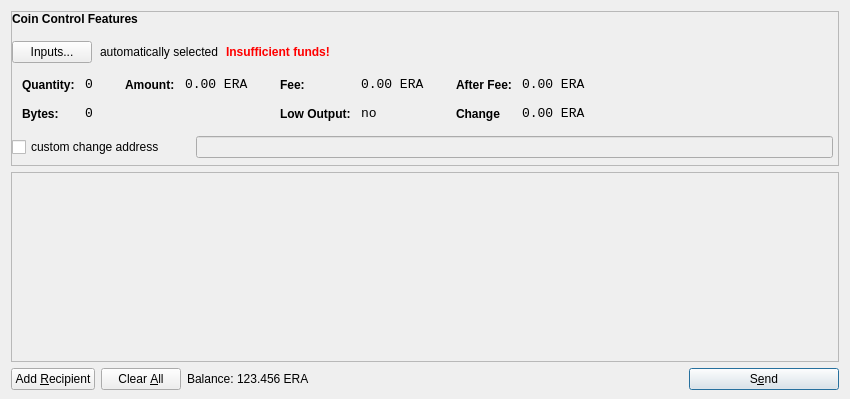
<?xml version="1.0" encoding="UTF-8"?>
<ui version="4.0">
 <class>SendCoinsDialog</class>
 <widget class="QDialog" name="SendCoinsDialog">
  <property name="geometry">
   <rect>
    <x>0</x>
    <y>0</y>
    <width>850</width>
    <height>399</height>
   </rect>
  </property>
  <property name="windowTitle">
   <string>Send Coins</string>
  </property>
  <layout class="QVBoxLayout" name="verticalLayout" stretch="0,1,0">
   <property name="bottomMargin">
    <number>9</number>
   </property>
   <item>
    <widget class="QFrame" name="frameCoinControl">
     <property name="sizePolicy">
      <sizepolicy hsizetype="Expanding" vsizetype="Expanding">
       <horstretch>0</horstretch>
       <verstretch>0</verstretch>
      </sizepolicy>
     </property>
     <property name="maximumSize">
      <size>
       <width>16777215</width>
       <height>16777215</height>
      </size>
     </property>
     <property name="frameShape">
      <enum>QFrame::StyledPanel</enum>
     </property>
     <property name="frameShadow">
      <enum>QFrame::Sunken</enum>
     </property>
     <layout class="QVBoxLayout" name="verticalLayoutCoinControl2">
      <property name="spacing">
       <number>6</number>
      </property>
      <property name="leftMargin">
       <number>0</number>
      </property>
      <property name="topMargin">
       <number>0</number>
      </property>
      <property name="rightMargin">
       <number>0</number>
      </property>
      <property name="bottomMargin">
       <number>6</number>
      </property>
      <item>
       <layout class="QVBoxLayout" name="verticalLayoutCoinControl" stretch="0,0,0,0,1">
        <property name="spacing">
         <number>0</number>
        </property>
        <property name="leftMargin">
         <number>0</number>
        </property>
        <property name="topMargin">
         <number>0</number>
        </property>
        <item>
         <layout class="QHBoxLayout" name="horizontalLayoutCoinControl1">
          <property name="bottomMargin">
           <number>15</number>
          </property>
          <item>
           <widget class="QLabel" name="labelCoinControlFeatures">
            <property name="sizePolicy">
             <sizepolicy hsizetype="Preferred" vsizetype="Maximum">
              <horstretch>0</horstretch>
              <verstretch>0</verstretch>
             </sizepolicy>
            </property>
            <property name="font">
             <font>
              <weight>75</weight>
              <bold>true</bold>
             </font>
            </property>
            <property name="styleSheet">
             <string notr="true">font-weight:bold;</string>
            </property>
            <property name="text">
             <string>Coin Control Features</string>
            </property>
           </widget>
          </item>
         </layout>
        </item>
        <item>
         <layout class="QHBoxLayout" name="horizontalLayoutCoinControl2" stretch="0,0,0,0">
          <property name="spacing">
           <number>8</number>
          </property>
          <property name="bottomMargin">
           <number>10</number>
          </property>
          <item>
           <widget class="QPushButton" name="pushButtonCoinControl">
            <property name="styleSheet">
             <string notr="true"/>
            </property>
            <property name="text">
             <string>Inputs...</string>
            </property>
           </widget>
          </item>
          <item>
           <widget class="QLabel" name="labelCoinControlAutomaticallySelected">
            <property name="text">
             <string>automatically selected</string>
            </property>
            <property name="margin">
             <number>5</number>
            </property>
           </widget>
          </item>
          <item>
           <widget class="QLabel" name="labelCoinControlInsuffFunds">
            <property name="font">
             <font>
              <weight>75</weight>
              <bold>true</bold>
             </font>
            </property>
            <property name="styleSheet">
             <string notr="true">color:red;font-weight:bold;</string>
            </property>
            <property name="text">
             <string>Insufficient funds!</string>
            </property>
            <property name="margin">
             <number>5</number>
            </property>
           </widget>
          </item>
          <item>
           <spacer name="horizontalSpacerCoinControl">
            <property name="orientation">
             <enum>Qt::Horizontal</enum>
            </property>
            <property name="sizeHint" stdset="0">
             <size>
              <width>40</width>
              <height>1</height>
             </size>
            </property>
           </spacer>
          </item>
         </layout>
        </item>
        <item>
         <widget class="QWidget" name="widgetCoinControl" native="true">
          <property name="sizePolicy">
           <sizepolicy hsizetype="Preferred" vsizetype="Preferred">
            <horstretch>0</horstretch>
            <verstretch>0</verstretch>
           </sizepolicy>
          </property>
          <property name="minimumSize">
           <size>
            <width>0</width>
            <height>0</height>
           </size>
          </property>
          <property name="styleSheet">
           <string notr="true"/>
          </property>
          <layout class="QHBoxLayout" name="horizontalLayoutCoinControl5">
           <property name="leftMargin">
            <number>0</number>
           </property>
           <property name="topMargin">
            <number>0</number>
           </property>
           <property name="rightMargin">
            <number>0</number>
           </property>
           <property name="bottomMargin">
            <number>0</number>
           </property>
           <item>
            <layout class="QHBoxLayout" name="horizontalLayoutCoinControl3" stretch="0,0,0,1">
             <property name="spacing">
              <number>20</number>
             </property>
             <property name="topMargin">
              <number>0</number>
             </property>
             <property name="bottomMargin">
              <number>10</number>
             </property>
             <item>
              <layout class="QFormLayout" name="formLayoutCoinControl1">
               <property name="horizontalSpacing">
                <number>10</number>
               </property>
               <property name="verticalSpacing">
                <number>14</number>
               </property>
               <property name="leftMargin">
                <number>10</number>
               </property>
               <property name="topMargin">
                <number>4</number>
               </property>
               <property name="rightMargin">
                <number>6</number>
               </property>
               <item row="0" column="0">
                <widget class="QLabel" name="labelCoinControlQuantityText">
                 <property name="styleSheet">
                  <string notr="true">font-weight:bold;</string>
                 </property>
                 <property name="text">
                  <string>Quantity:</string>
                 </property>
                 <property name="margin">
                  <number>0</number>
                 </property>
                </widget>
               </item>
               <item row="0" column="1">
                <widget class="QLabel" name="labelCoinControlQuantity">
                 <property name="font">
                  <font>
                   <family>Monospace</family>
                   <pointsize>10</pointsize>
                  </font>
                 </property>
                 <property name="cursor">
                  <cursorShape>IBeamCursor</cursorShape>
                 </property>
                 <property name="contextMenuPolicy">
                  <enum>Qt::ActionsContextMenu</enum>
                 </property>
                 <property name="text">
                  <string>0</string>
                 </property>
                 <property name="margin">
                  <number>0</number>
                 </property>
                 <property name="textInteractionFlags">
                  <set>Qt::LinksAccessibleByMouse|Qt::TextSelectableByKeyboard|Qt::TextSelectableByMouse</set>
                 </property>
                </widget>
               </item>
               <item row="1" column="0">
                <widget class="QLabel" name="labelCoinControlBytesText">
                 <property name="styleSheet">
                  <string notr="true">font-weight:bold;</string>
                 </property>
                 <property name="text">
                  <string>Bytes:</string>
                 </property>
                </widget>
               </item>
               <item row="1" column="1">
                <widget class="QLabel" name="labelCoinControlBytes">
                 <property name="font">
                  <font>
                   <family>Monospace</family>
                   <pointsize>10</pointsize>
                  </font>
                 </property>
                 <property name="cursor">
                  <cursorShape>IBeamCursor</cursorShape>
                 </property>
                 <property name="contextMenuPolicy">
                  <enum>Qt::ActionsContextMenu</enum>
                 </property>
                 <property name="text">
                  <string>0</string>
                 </property>
                 <property name="textInteractionFlags">
                  <set>Qt::LinksAccessibleByMouse|Qt::TextSelectableByKeyboard|Qt::TextSelectableByMouse</set>
                 </property>
                </widget>
               </item>
              </layout>
             </item>
             <item>
              <layout class="QFormLayout" name="formLayoutCoinControl2">
               <property name="horizontalSpacing">
                <number>10</number>
               </property>
               <property name="verticalSpacing">
                <number>14</number>
               </property>
               <property name="leftMargin">
                <number>6</number>
               </property>
               <property name="topMargin">
                <number>4</number>
               </property>
               <property name="rightMargin">
                <number>6</number>
               </property>
               <item row="0" column="0">
                <widget class="QLabel" name="labelCoinControlAmountText">
                 <property name="styleSheet">
                  <string notr="true">font-weight:bold;</string>
                 </property>
                 <property name="text">
                  <string>Amount:</string>
                 </property>
                 <property name="margin">
                  <number>0</number>
                 </property>
                </widget>
               </item>
               <item row="0" column="1">
                <widget class="QLabel" name="labelCoinControlAmount">
                 <property name="font">
                  <font>
                   <family>Monospace</family>
                   <pointsize>10</pointsize>
                  </font>
                 </property>
                 <property name="cursor">
                  <cursorShape>IBeamCursor</cursorShape>
                 </property>
                 <property name="contextMenuPolicy">
                  <enum>Qt::ActionsContextMenu</enum>
                 </property>
                 <property name="text">
                  <string notr="true">0.00 ERA</string>
                 </property>
                 <property name="textInteractionFlags">
                  <set>Qt::LinksAccessibleByMouse|Qt::TextSelectableByKeyboard|Qt::TextSelectableByMouse</set>
                 </property>
                </widget>
               </item>
              </layout>
             </item>
             <item>
              <layout class="QFormLayout" name="formLayoutCoinControl3">
               <property name="horizontalSpacing">
                <number>10</number>
               </property>
               <property name="verticalSpacing">
                <number>14</number>
               </property>
               <property name="leftMargin">
                <number>6</number>
               </property>
               <property name="topMargin">
                <number>4</number>
               </property>
               <property name="rightMargin">
                <number>6</number>
               </property>
               <item row="0" column="0">
                <widget class="QLabel" name="labelCoinControlFeeText">
                 <property name="styleSheet">
                  <string notr="true">font-weight:bold;</string>
                 </property>
                 <property name="text">
                  <string>Fee:</string>
                 </property>
                 <property name="margin">
                  <number>0</number>
                 </property>
                </widget>
               </item>
               <item row="0" column="1">
                <widget class="QLabel" name="labelCoinControlFee">
                 <property name="font">
                  <font>
                   <family>Monospace</family>
                   <pointsize>10</pointsize>
                  </font>
                 </property>
                 <property name="cursor">
                  <cursorShape>IBeamCursor</cursorShape>
                 </property>
                 <property name="contextMenuPolicy">
                  <enum>Qt::ActionsContextMenu</enum>
                 </property>
                 <property name="text">
                  <string notr="true">0.00 ERA</string>
                 </property>
                 <property name="textInteractionFlags">
                  <set>Qt::LinksAccessibleByMouse|Qt::TextSelectableByKeyboard|Qt::TextSelectableByMouse</set>
                 </property>
                </widget>
               </item>
               <item row="1" column="0">
                <widget class="QLabel" name="labelCoinControlLowOutputText">
                 <property name="styleSheet">
                  <string notr="true">font-weight:bold;</string>
                 </property>
                 <property name="text">
                  <string>Low Output:</string>
                 </property>
                </widget>
               </item>
               <item row="1" column="1">
                <widget class="QLabel" name="labelCoinControlLowOutput">
                 <property name="font">
                  <font>
                   <family>Monospace</family>
                   <pointsize>10</pointsize>
                  </font>
                 </property>
                 <property name="cursor">
                  <cursorShape>IBeamCursor</cursorShape>
                 </property>
                 <property name="contextMenuPolicy">
                  <enum>Qt::ActionsContextMenu</enum>
                 </property>
                 <property name="text">
                  <string>no</string>
                 </property>
                 <property name="textInteractionFlags">
                  <set>Qt::LinksAccessibleByMouse|Qt::TextSelectableByKeyboard|Qt::TextSelectableByMouse</set>
                 </property>
                </widget>
               </item>
              </layout>
             </item>
             <item>
              <layout class="QFormLayout" name="formLayoutCoinControl4">
               <property name="horizontalSpacing">
                <number>10</number>
               </property>
               <property name="verticalSpacing">
                <number>14</number>
               </property>
               <property name="leftMargin">
                <number>6</number>
               </property>
               <property name="topMargin">
                <number>4</number>
               </property>
               <property name="rightMargin">
                <number>6</number>
               </property>
               <item row="0" column="0">
                <widget class="QLabel" name="labelCoinControlAfterFeeText">
                 <property name="styleSheet">
                  <string notr="true">font-weight:bold;</string>
                 </property>
                 <property name="text">
                  <string>After Fee:</string>
                 </property>
                 <property name="margin">
                  <number>0</number>
                 </property>
                </widget>
               </item>
               <item row="0" column="1">
                <widget class="QLabel" name="labelCoinControlAfterFee">
                 <property name="font">
                  <font>
                   <family>Monospace</family>
                   <pointsize>10</pointsize>
                  </font>
                 </property>
                 <property name="cursor">
                  <cursorShape>IBeamCursor</cursorShape>
                 </property>
                 <property name="contextMenuPolicy">
                  <enum>Qt::ActionsContextMenu</enum>
                 </property>
                 <property name="text">
                  <string notr="true">0.00 ERA</string>
                 </property>
                 <property name="textInteractionFlags">
                  <set>Qt::LinksAccessibleByMouse|Qt::TextSelectableByKeyboard|Qt::TextSelectableByMouse</set>
                 </property>
                </widget>
               </item>
               <item row="1" column="0">
                <widget class="QLabel" name="labelCoinControlChangeText">
                 <property name="styleSheet">
                  <string notr="true">font-weight:bold;</string>
                 </property>
                 <property name="text">
                  <string>Change</string>
                 </property>
                </widget>
               </item>
               <item row="1" column="1">
                <widget class="QLabel" name="labelCoinControlChange">
                 <property name="font">
                  <font>
                   <family>Monospace</family>
                   <pointsize>10</pointsize>
                  </font>
                 </property>
                 <property name="cursor">
                  <cursorShape>IBeamCursor</cursorShape>
                 </property>
                 <property name="contextMenuPolicy">
                  <enum>Qt::ActionsContextMenu</enum>
                 </property>
                 <property name="text">
                  <string notr="true">0.00 ERA</string>
                 </property>
                 <property name="textInteractionFlags">
                  <set>Qt::LinksAccessibleByMouse|Qt::TextSelectableByKeyboard|Qt::TextSelectableByMouse</set>
                 </property>
                </widget>
               </item>
              </layout>
             </item>
            </layout>
           </item>
          </layout>
         </widget>
        </item>
        <item>
         <layout class="QHBoxLayout" name="horizontalLayoutCoinControl4" stretch="0,0,0">
          <property name="spacing">
           <number>12</number>
          </property>
          <property name="sizeConstraint">
           <enum>QLayout::SetDefaultConstraint</enum>
          </property>
          <property name="topMargin">
           <number>5</number>
          </property>
          <property name="rightMargin">
           <number>5</number>
          </property>
          <item>
           <widget class="QCheckBox" name="checkBoxCoinControlChange">
            <property name="text">
             <string>custom change address</string>
            </property>
           </widget>
          </item>
          <item>
           <widget class="QLabel" name="labelCoinControlChangeLabel">
            <property name="sizePolicy">
             <sizepolicy hsizetype="Preferred" vsizetype="Expanding">
              <horstretch>0</horstretch>
              <verstretch>0</verstretch>
             </sizepolicy>
            </property>
            <property name="minimumSize">
             <size>
              <width>0</width>
              <height>0</height>
             </size>
            </property>
            <property name="text">
             <string/>
            </property>
            <property name="margin">
             <number>3</number>
            </property>
           </widget>
          </item>
          <item>
           <widget class="QLineEdit" name="lineEditCoinControlChange">
            <property name="enabled">
             <bool>false</bool>
            </property>
            <property name="sizePolicy">
             <sizepolicy hsizetype="Expanding" vsizetype="Fixed">
              <horstretch>0</horstretch>
              <verstretch>0</verstretch>
             </sizepolicy>
            </property>
           </widget>
          </item>
         </layout>
        </item>
        <item>
         <spacer name="verticalSpacerCoinControl">
          <property name="orientation">
           <enum>Qt::Vertical</enum>
          </property>
          <property name="sizeHint" stdset="0">
           <size>
            <width>800</width>
            <height>1</height>
           </size>
          </property>
         </spacer>
        </item>
       </layout>
      </item>
     </layout>
    </widget>
   </item>
   <item>
    <widget class="QScrollArea" name="scrollArea">
     <property name="widgetResizable">
      <bool>true</bool>
     </property>
     <widget class="QWidget" name="scrollAreaWidgetContents">
      <property name="geometry">
       <rect>
        <x>0</x>
        <y>0</y>
        <width>830</width>
        <height>180</height>
       </rect>
      </property>
      <layout class="QVBoxLayout" name="verticalLayout_2">
       <property name="leftMargin">
        <number>0</number>
       </property>
       <property name="topMargin">
        <number>0</number>
       </property>
       <property name="rightMargin">
        <number>0</number>
       </property>
       <property name="bottomMargin">
        <number>0</number>
       </property>
       <item>
        <layout class="QVBoxLayout" name="entries">
         <property name="spacing">
          <number>6</number>
         </property>
        </layout>
       </item>
       <item>
        <spacer name="verticalSpacer">
         <property name="orientation">
          <enum>Qt::Vertical</enum>
         </property>
         <property name="sizeHint" stdset="0">
          <size>
           <width>20</width>
           <height>40</height>
          </size>
         </property>
        </spacer>
       </item>
      </layout>
     </widget>
    </widget>
   </item>
   <item>
    <layout class="QHBoxLayout" name="horizontalLayout">
     <item>
      <widget class="QPushButton" name="addButton">
       <property name="font">
        <font>
         <weight>50</weight>
         <bold>false</bold>
        </font>
       </property>
       <property name="toolTip">
        <string>Send to multiple recipients at once</string>
       </property>
       <property name="styleSheet">
        <string notr="true"/>
       </property>
       <property name="text">
        <string>Add &amp;Recipient</string>
       </property>
       <property name="autoDefault">
        <bool>false</bool>
       </property>
       <property name="flat">
        <bool>false</bool>
       </property>
      </widget>
     </item>
     <item>
      <widget class="QPushButton" name="clearButton">
       <property name="sizePolicy">
        <sizepolicy hsizetype="Minimum" vsizetype="Fixed">
         <horstretch>0</horstretch>
         <verstretch>0</verstretch>
        </sizepolicy>
       </property>
       <property name="toolTip">
        <string>Remove all transaction fields</string>
       </property>
       <property name="text">
        <string>Clear &amp;All</string>
       </property>
       <property name="autoRepeatDelay">
        <number>300</number>
       </property>
       <property name="autoDefault">
        <bool>false</bool>
       </property>
      </widget>
     </item>
     <item>
      <layout class="QHBoxLayout" name="horizontalLayout_2">
       <property name="spacing">
        <number>3</number>
       </property>
       <item>
        <widget class="QLabel" name="label">
         <property name="sizePolicy">
          <sizepolicy hsizetype="Preferred" vsizetype="Fixed">
           <horstretch>0</horstretch>
           <verstretch>0</verstretch>
          </sizepolicy>
         </property>
         <property name="text">
          <string>Balance:</string>
         </property>
        </widget>
       </item>
       <item>
        <widget class="QLabel" name="labelBalance">
         <property name="sizePolicy">
          <sizepolicy hsizetype="Preferred" vsizetype="Fixed">
           <horstretch>0</horstretch>
           <verstretch>0</verstretch>
          </sizepolicy>
         </property>
         <property name="cursor">
          <cursorShape>IBeamCursor</cursorShape>
         </property>
         <property name="text">
          <string notr="true">123.456 ERA</string>
         </property>
         <property name="textInteractionFlags">
          <set>Qt::LinksAccessibleByMouse|Qt::TextSelectableByKeyboard|Qt::TextSelectableByMouse</set>
         </property>
        </widget>
       </item>
      </layout>
     </item>
     <item>
      <spacer name="horizontalSpacer">
       <property name="orientation">
        <enum>Qt::Horizontal</enum>
       </property>
       <property name="sizeHint" stdset="0">
        <size>
         <width>40</width>
         <height>20</height>
        </size>
       </property>
      </spacer>
     </item>
     <item>
      <widget class="QPushButton" name="sendButton">
       <property name="minimumSize">
        <size>
         <width>150</width>
         <height>0</height>
        </size>
       </property>
       <property name="toolTip">
        <string>Confirm the send action</string>
       </property>
       <property name="text">
        <string>S&amp;end</string>
       </property>
       <property name="default">
        <bool>true</bool>
       </property>
      </widget>
     </item>
    </layout>
   </item>
  </layout>
 </widget>
 <resources/>
 <connections/>
</ui>
